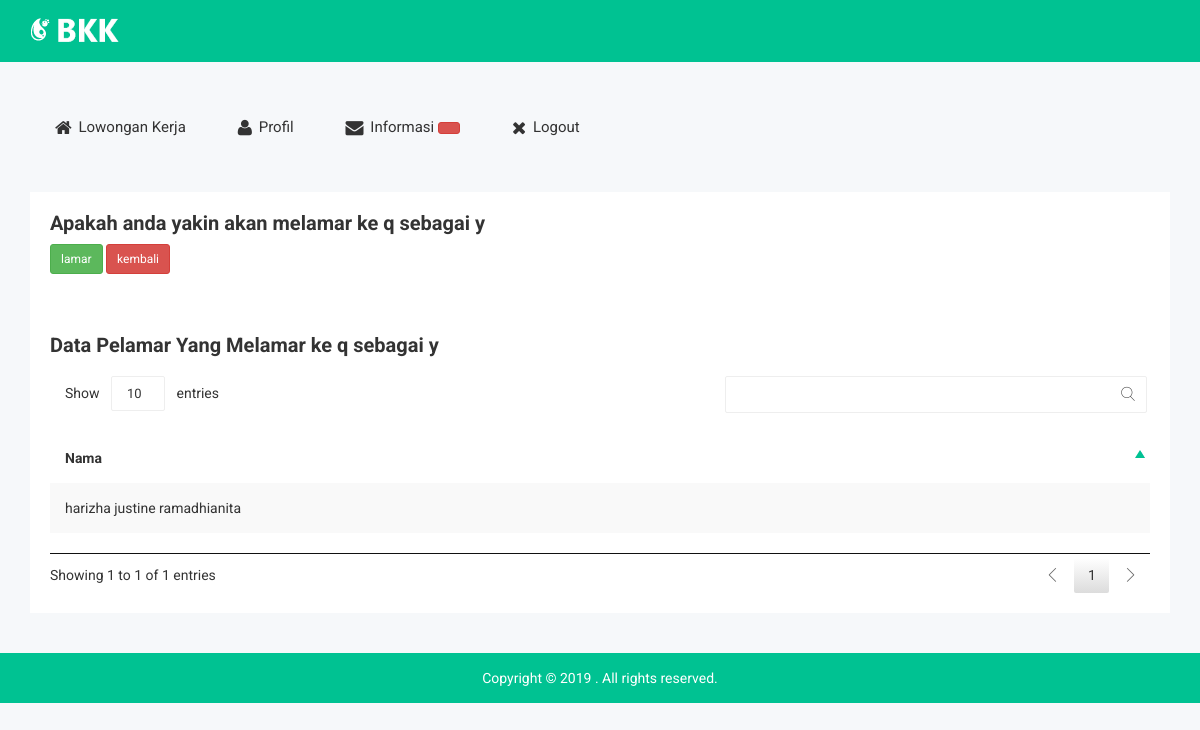
Page /lamarLokerPelamar.php?id=5 (signed in) on the earlier database version.
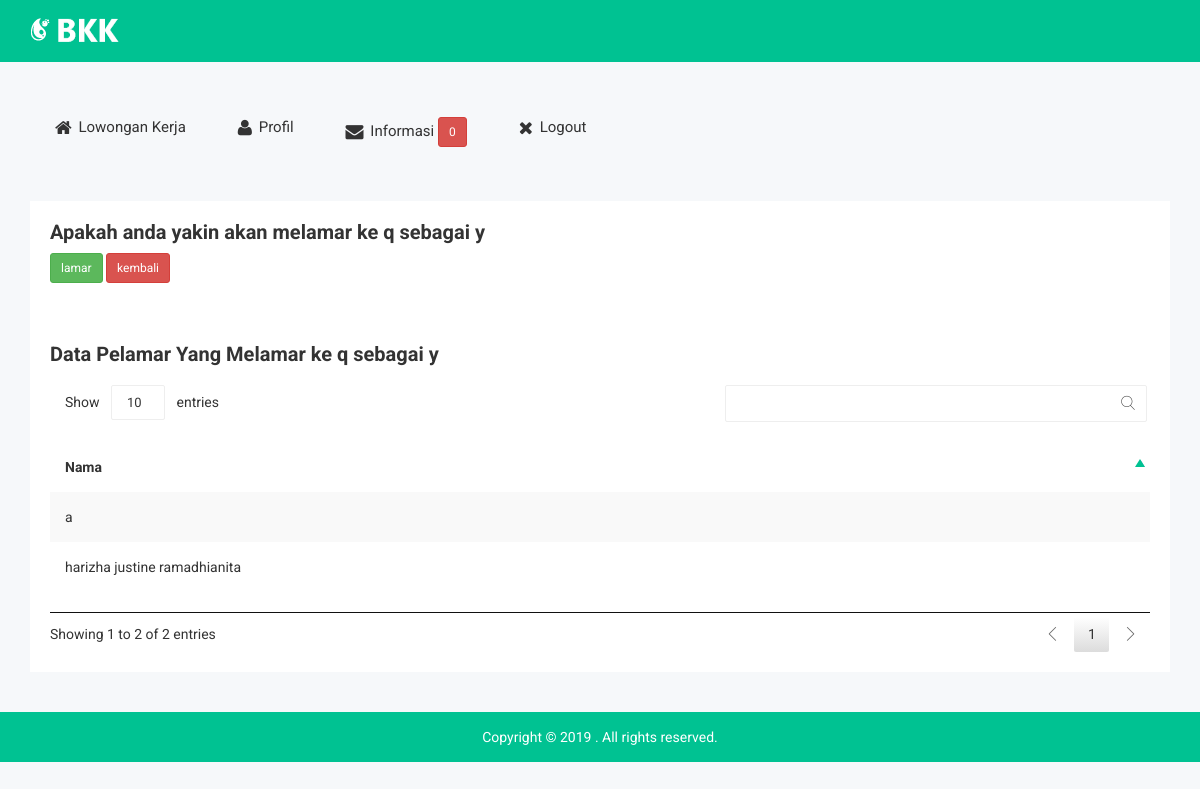
Same page on the later database version.
### tables this page shows
CREATE TABLE `pelamar_kerja` (
  `id_pel` int(11) NOT NULL AUTO_INCREMENT,
  `id_loker` int(11) NOT NULL,
  `id_pelamar` int(11) NOT NULL,
  `rekrut` int(1) DEFAULT '0',
  `cek_view` int(1) DEFAULT '0',
  UNIQUE KEY `id_pel` (`id_pel`),
  KEY `FK_pelamar_kerja` (`id_loker`),
  KEY `FK_pelamar` (`id_pelamar`),
  CONSTRAINT `FK_pelamar` FOREIGN KEY (`id_pelamar`) REFERENCES `pelamar` (`id_pelamar`) ON DELETE CASCADE,
  CONSTRAINT `FK_pelamar_kerja` FOREIGN KEY (`id_loker`) REFERENCES `loker` (`id_loker`) ON DELETE CASCADE
);

CREATE TABLE `pelamar` (
  `id_pelamar` int(11) NOT NULL AUTO_INCREMENT,
  `nama_pelamar` varchar(150) DEFAULT NULL,
  `jenis_kelamin` varchar(20) DEFAULT NULL,
  `tempat_lahir` varchar(100) DEFAULT NULL,
  `tanggal_lahir` date DEFAULT NULL,
  `alamat` varchar(200) DEFAULT NULL,
  `agama` varchar(30) DEFAULT NULL,
  `no_telp` varchar(15) DEFAULT NULL,
  `pendidikan` varchar(20) DEFAULT NULL,
  `ketrampilan` varchar(100) DEFAULT NULL,
  `sertifikat` varchar(100) DEFAULT NULL,
  `gambar` varchar(100) DEFAULT NULL,
  `email` varchar(100) DEFAULT NULL,
  PRIMARY KEY (`id_pelamar`)
);

### lamarLokerPelamar.php (the view, shortened to what the changed rows need)
<!doctype html>
<html class="no-js" lang="">
<head>
    <link rel="stylesheet" href="css/bootstrap.min.css">
    <link rel="stylesheet" href="css/font-awesome.min.css">
    <link rel="stylesheet" href="css/owl.carousel.css">
    <link rel="stylesheet" href="css/owl.theme.css">
    <link rel="stylesheet" href="css/owl.transitions.css">
    <link rel="stylesheet" href="css/meanmenu/meanmenu.min.css">
    <link rel="stylesheet" href="css/animate.css">
    <link rel="stylesheet" href="css/normalize.css">
    <link rel="stylesheet" href="css/scrollbar/jquery.mCustomScrollbar.min.css">
    <link rel="stylesheet" href="css/jvectormap/jquery-jvectormap-2.0.3.css">
    <link rel="stylesheet" href="css/notika-custom-icon.css">
    <link rel="stylesheet" href="css/wave/waves.min.css">
    <link rel="stylesheet" href="css/main.css">
    <link rel="stylesheet" href="style.css">
    <link rel="stylesheet" href="css/responsive.css">
    <link rel="stylesheet" href="css/jquery.dataTables.min.css">
</head>
<body>
    <?php
        include('headerPelamar.php');
    ?>
    <?php
    include_once "config.php";
    $id = $_GET['id'];
    $ketemu = mysqli_query($conn, "SELECT * FROM pelamar LEFT JOIN pelamar_kerja USING(id_pelamar) WHERE id_loker = '$id' ORDER BY nama_pelamar ASC" );
    $query = mysqli_query($conn, "SELECT * FROM loker WHERE id_loker = '$id'");
    $hasil = mysqli_fetch_array($query);
    ?>
    <div class="data-table-area">
        <div class="container">
            <div class="row">
                <div class="col-lg-12 col-md-12 col-sm-12 col-xs-12">
                    <div class="data-table-list">
                        <div class="basic-tb-hd">
                            <h2>Apakah anda yakin akan melamar ke <?php echo $hasil['nama_perusahaan'] ?> sebagai <?php echo $hasil['posisi'] ?></h2>
                        </div>
                    </div>
                </div>
            </div>
        </div>
    </div>
    <div class="data-table-area">
        <div class="container">
            <div class="row">
                <div class="col-lg-12 col-md-12 col-sm-12 col-xs-12">
                    <div class="data-table-list">
                        <div class="basic-tb-hd">
                            <h2>Data Pelamar Yang Melamar ke <?php echo $hasil['nama_perusahaan'] ?> sebagai <?php echo $hasil['posisi'] ?></h2>
                        </div>
                        <div class="table-responsive">
                            <table id="data-table-basic" class="table table-striped">
                                <thead>
                                    <tr>
                                        <th>Nama</th>
                                    </tr>
                                </thead>
                                <tbody>
                                   <?php
                                    while($data = mysqli_fetch_array($ketemu)) {
                                        echo"<tr>";
                                        echo "<td>" .$data['nama_pelamar']. "</td>";
                                        echo"</tr>";
                                    }
                                    ?>
                            </table>
                        </div>
                    </div>
                </div>
            </div>
        </div>
    </div>
</body>
</html>

### headerPelamar.php (shortened to what the changed rows need)
<?php
include('config.php');
$email = $_SESSION['email'];
$cari = mysqli_query($conn, "SELECT * FROM pelamar WHERE email = '$email'");
$id = mysqli_fetch_array($cari);
$id_pelamar = $id['id_pelamar'];
$hitung = mysqli_query($conn, "SELECT SUM(cek_view) AS hitung FROM pelamar_kerja WHERE id_pelamar = '$id_pelamar'");
$hasil = mysqli_fetch_array($hitung);
?>
<div class="main-menu-area mg-tb-40">
    <div class="container">
        <div class="row">
            <div class="col-lg-12 col-md-12 col-sm-12 col-xs-12">
                <ul class="nav nav-tabs notika-menu-wrap menu-it-icon-pro">
                    <li><a href="pengumuman.php"><i class="fa fa-envelope"></i> Informasi <button class='btn btn-danger btn-sm'> <?php echo $hasil['hitung'] ?></button></a>
                    </li>
                </ul>
            </div>
        </div>
    </div>
</div>

Differences in the rows shown:
added pelamar_kerja: id_pelamar.nama_pelamar "a"
Other differences:
$hasil['hitung']: (not shown) → "0"
text written by a page script: "Show entries Showing 1 to 1 of 1 entries 1" → "Show entries Showing 1 to 2 of 2 entries 1"
